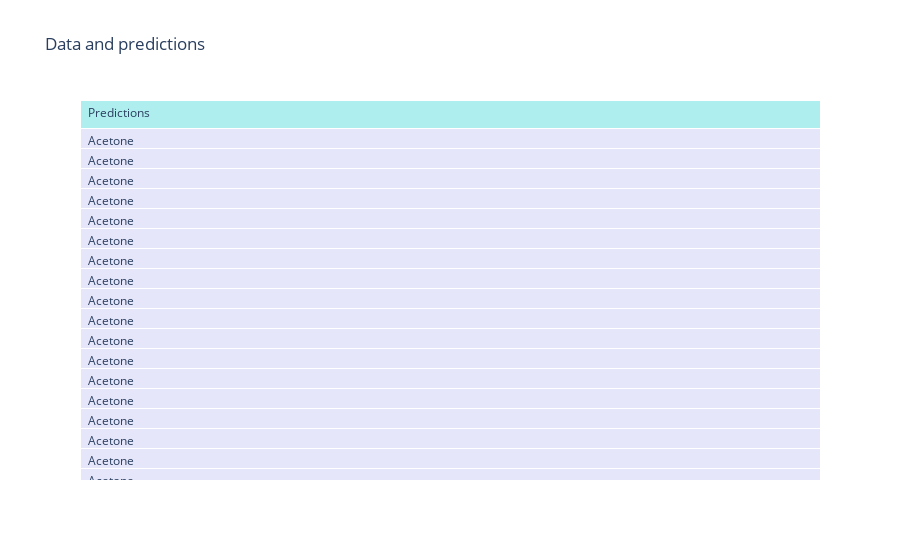
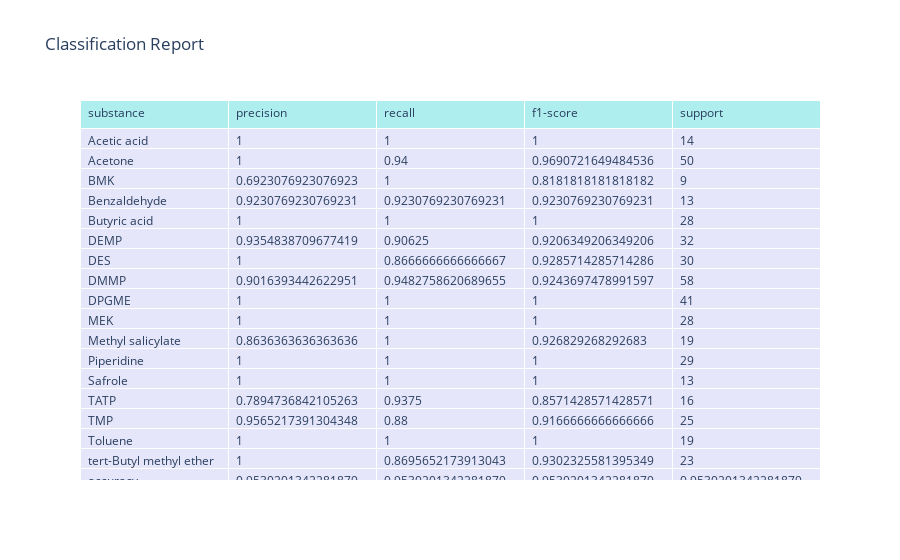
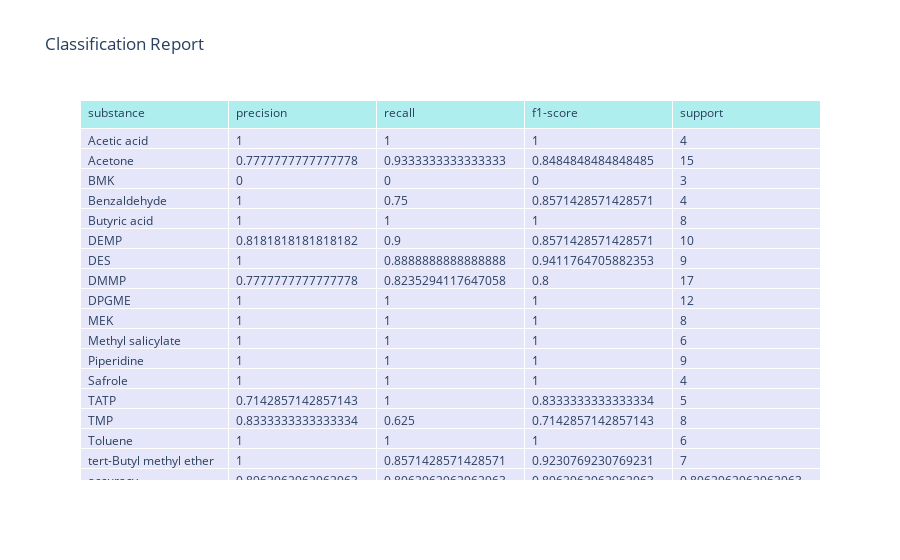

Notebook code for these charts, in order:
### Markdown cell above
## First case: fused vs non-fused data

### Code cell
from chemfusekit.df import DFSettings, DF, Table
from chemfusekit.knn import KNNSettings, KNN, GraphMode

# Let's import a table of QEPAS data (needs SNV preprocessing)
table1 = Table(
    file_path='../tests/qepas.xlsx',
    sheet_name='Sheet1',
    class_column='Substance',
    preprocessing='snv'
)
df = DF(DFSettings(), [table1])
df.fuse()
data = df.fused_data

# Perform KNN on the imported QEPAS data
knn_settings = KNNSettings(output=GraphMode.GRAPHIC, test_split=True)
knn = KNN(knn_settings, data)
knn.train()

### Figure 1 — Plotly figure (JSON) as saved in the notebook; plotly's stock layout.template omitted (floating-point values rounded to 4 significant figures; data arrays with more than 128 entries replaced by an {"elided": "..."} marker saying what was removed)
{"data": [{"cells": {"align": "left", "fill": {"color": "lavender"}, "values": {"elided": "1x447 str values"}}, "header": {"align": "left", "fill": {"color": "paleturquoise"}, "values": ["Predictions"]}, "type": "table"}], "layout": {"title": {"text": "Data and predictions"}}}

### Figure 2 — Plotly figure (JSON) as saved in the notebook; plotly's stock layout.template omitted (floating-point values rounded to 4 significant figures)
{"data": [{"cells": {"align": "left", "fill": {"color": "lavender"}, "values": [["Acetic acid", "Acetone", "BMK", "Benzaldehyde ", "Butyric acid", "DEMP", "DES", "DMMP", "DPGME", "MEK", "Methyl salicylate", "Piperidine", "Safrole", "TATP", "TMP", "Toluene", "tert-Butyl methyl ether", "accuracy", "macro avg", "weighted avg"], [1, 1, 0.6923, 0.9231, 1, 0.9355, 1, 0.9016, 1, 1, 0.8636, 1, 1, 0.7895, 0.9565, 1, 1, 0.953, 0.9448, 0.9584], [1, 0.94, 1, 0.9231, 1, 0.9062, 0.8667, 0.9483, 1, 1, 1, 1, 1, 0.9375, 0.88, 1, 0.8696, 0.953, 0.9571, 0.953], [1, 0.9691, 0.8182, 0.9231, 1, 0.9206, 0.9286, 0.9244, 1, 1, 0.9268, 1, 1, 0.8571, 0.9167, 1, 0.9302, 0.953, 0.9479, 0.9539], [14, 50, 9, 13, 28, 32, 30, 58, 41, 28, 19, 29, 13, 16, 25, 19, 23, 0.953, 447, 447]]}, "header": {"align": "left", "fill": {"color": "paleturquoise"}, "values": ["substance", "precision", "recall", "f1-score", "support"]}, "type": "table"}], "layout": {"title": {"text": "Classification Report"}}}

### Figure 3 — Plotly figure (JSON) as saved in the notebook; plotly's stock layout.template omitted (floating-point values rounded to 4 significant figures)
{"data": [{"cells": {"align": "left", "fill": {"color": "lavender"}, "values": [["Acetic acid", "Acetone", "BMK", "Benzaldehyde ", "Butyric acid", "DEMP", "DES", "DMMP", "DPGME", "MEK", "Methyl salicylate", "Piperidine", "Safrole", "TATP", "TMP", "Toluene", "tert-Butyl methyl ether", "accuracy", "macro avg", "weighted avg"], [1, 0.7778, 0, 1, 1, 0.8182, 1, 0.7778, 1, 1, 1, 1, 1, 0.7143, 0.8333, 1, 1, 0.8963, 0.8777, 0.8912], [1, 0.9333, 0, 0.75, 1, 0.9, 0.8889, 0.8235, 1, 1, 1, 1, 1, 1, 0.625, 1, 0.8571, 0.8963, 0.8693, 0.8963], [1, 0.8485, 0, 0.8571, 1, 0.8571, 0.9412, 0.8, 1, 1, 1, 1, 1, 0.8333, 0.7143, 1, 0.9231, 0.8963, 0.8691, 0.8899], [4, 15, 3, 4, 8, 10, 9, 17, 12, 8, 6, 9, 4, 5, 8, 6, 7, 0.8963, 135, 135]]}, "header": {"align": "left", "fill": {"color": "paleturquoise"}, "values": ["substance", "precision", "recall", "f1-score", "support"]}, "type": "table"}], "layout": {"title": {"text": "Classification Report"}}}
